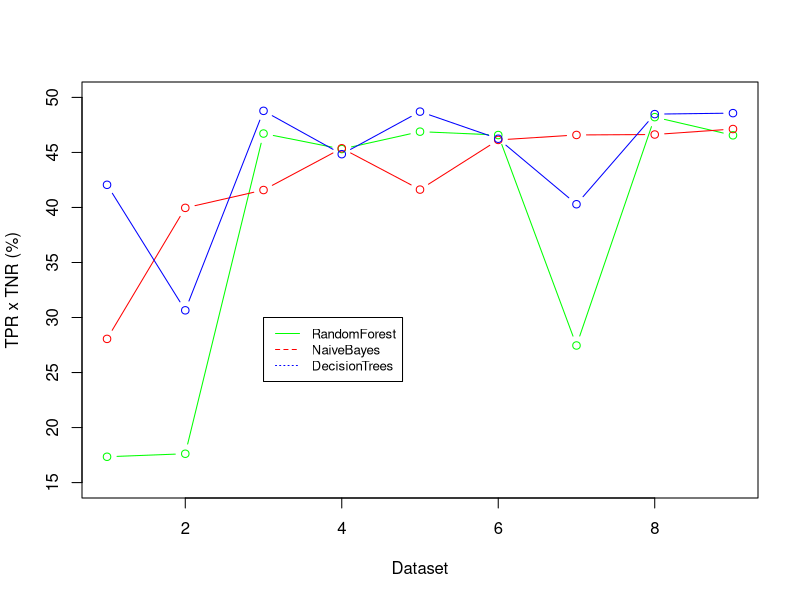
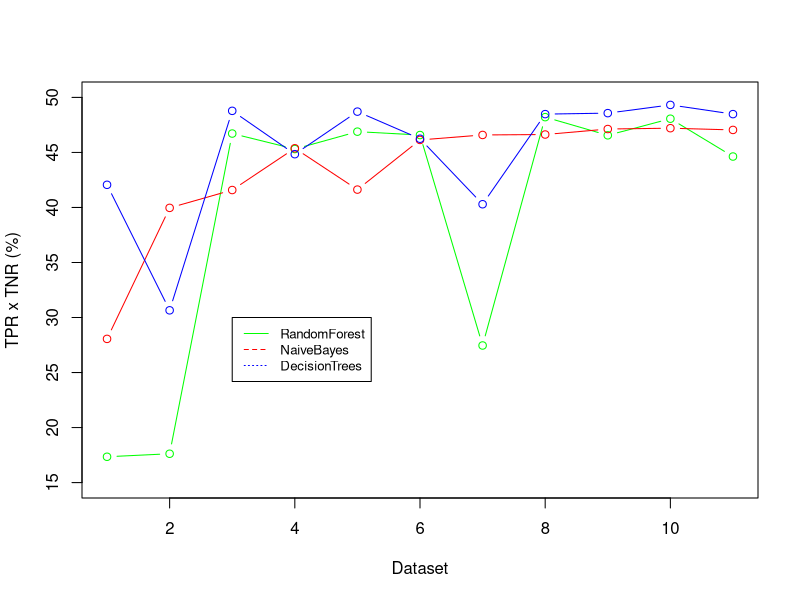
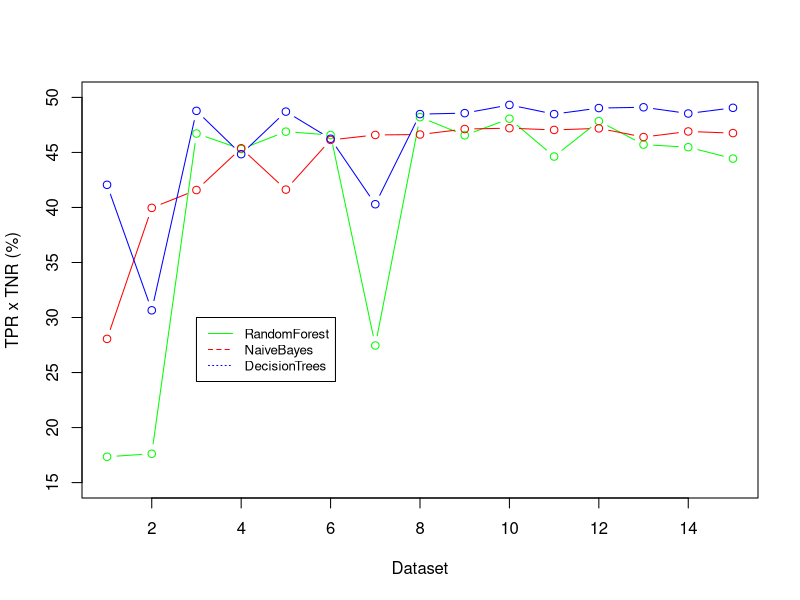
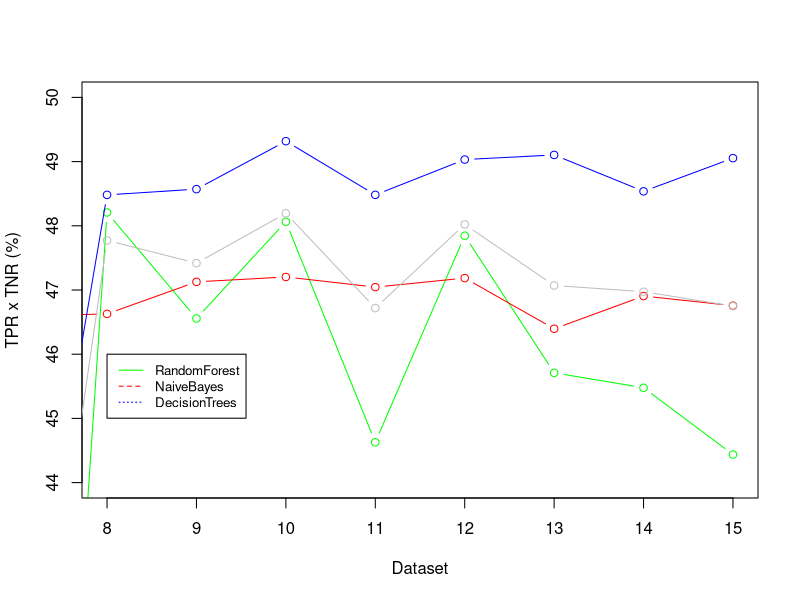
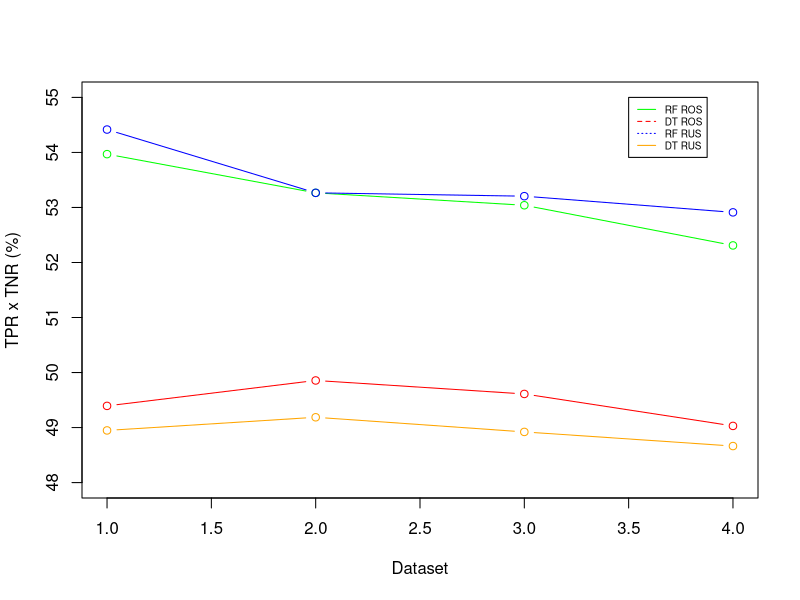
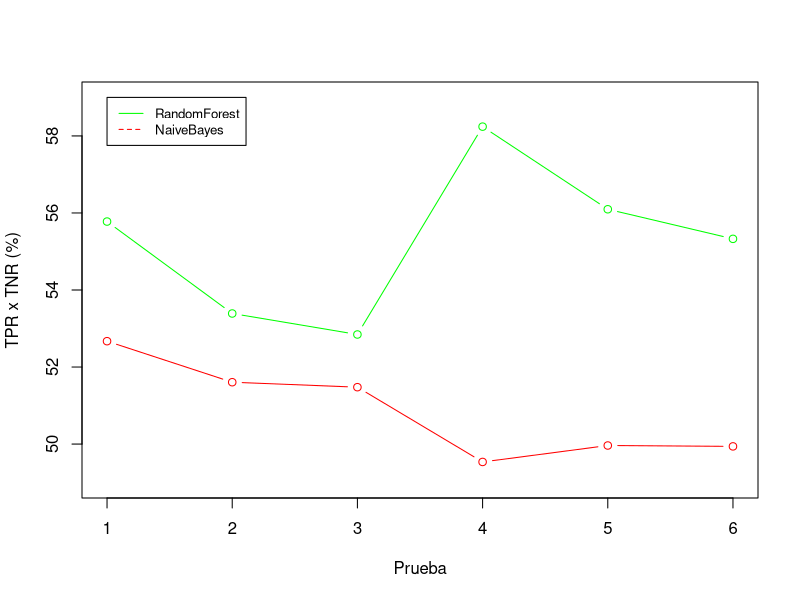

These figures' R source, in order:
random_forest <- c(17347,  17621, 46716, 45307, 46888, 46581, 27458, 48207, 46556)/1000
naive_bayes <- c(28059,    39963, 41584, 45379, 41623, 46136, 46588, 46628, 47127)/1000
decision_trees <- c(42059, 30654, 48779, 44841, 48708, 46244, 40293, 48482, 48571)/1000
  
#random_forest[1]=0
media = c(1:9)
mayor = 1
val_mayor = (random_forest[1]+naive_bayes[1]+decision_trees[1])
media[1] = val_mayor
for (i in 2:9){
  suma = (random_forest[i]+naive_bayes[i]+decision_trees[i])
  if (suma > val_mayor){
    val_mayor = suma
    mayor = i
  }
  media[i] = suma
}
media = media/3

plot(random_forest, ylim = c(15, 50), type = "b", col="green", ylab = "TPR x TNR (%)", xlab="Dataset")
lines(naive_bayes, col="red", type = "b")
lines(decision_trees, col="blue", type = "b")
legend(3, 30,legend=c("RandomForest", "NaiveBayes", "DecisionTrees"), col=c("green", "red", "blue"), lty=1:3, cex=0.8)



random_forest <- c(17347,  17621, 46716, 45307, 46888, 46581, 27458, 48207, 46556, 48064, 44628)/1000
naive_bayes <- c(28059,    39963, 41584, 45379, 41623, 46136, 46588, 46628, 47127, 47203, 47045)/1000
decision_trees <- c(42059, 30654, 48779, 44841, 48708, 46244, 40293, 48482, 48571, 49318, 48482)/1000

#random_forest[1]=0
media = c(1:11)
mayor = 1
val_mayor = (random_forest[1]+naive_bayes[1]+decision_trees[1])
media[1] = val_mayor
for (i in 2:11){
  suma = (random_forest[i]+naive_bayes[i]+decision_trees[i])
  if (suma > val_mayor){
    val_mayor = suma
    mayor = i
  }
  media[i] = suma
}
media = media/3

plot(random_forest, ylim = c(15, 50), type = "b", col="green", ylab = "TPR x TNR (%)", xlab="Dataset")
lines(naive_bayes, col="red", type = "b")
lines(decision_trees, col="blue", type = "b")
legend(3, 30,legend=c("RandomForest", "NaiveBayes", "DecisionTrees"), col=c("green", "red", "blue"), lty=1:3, cex=0.8)




random_forest <- c(17347,  17621, 46716, 45307, 46888, 46581, 27458, 48207, 46556, 48064, 44628, 47846, 45710, 45477, 44437)/1000
naive_bayes <- c(28059,    39963, 41584, 45379, 41623, 46136, 46588, 46628, 47127, 47203, 47045, 47186, 46396, 46906, 46756)/1000
decision_trees <- c(42059, 30654, 48779, 44841, 48708, 46244, 40293, 48482, 48571, 49318, 48482, 49032, 49104, 48537, 49054)/1000

#random_forest[1]=0
media = c(1:15)
mayor = 1
val_mayor = (random_forest[1]+naive_bayes[1]+decision_trees[1])
media[1] = val_mayor
for (i in 2:15){
  suma = (random_forest[i]+naive_bayes[i]+decision_trees[i])
  if (suma > val_mayor){
    val_mayor = suma
    mayor = i
  }
  media[i] = suma
}
media = media/3

plot(random_forest, ylim = c(15, 50), type = "b", col="green", ylab = "TPR x TNR (%)", xlab="Dataset")
lines(naive_bayes, col="red", type = "b")
lines(decision_trees, col="blue", type = "b")
legend(3, 30,legend=c("RandomForest", "NaiveBayes", "DecisionTrees"), col=c("green", "red", "blue"), lty=1:3, cex=0.8)

plot(random_forest,xlim = c(8,15), ylim = c(44, 50), type = "b", col="green", ylab = "TPR x TNR (%)", xlab="Dataset")
lines(naive_bayes, col="red", type = "b")
lines(decision_trees, col="blue", type = "b")
legend(8, 46,legend=c("RandomForest", "NaiveBayes", "DecisionTrees"), col=c("green", "red", "blue"), lty=1:3, cex=0.8)


lines(media, col = "grey", type="b")
#legend(2, 54,legend=c("RandomForest", "NaiveBayes", "DecisionTrees", "Media"), col=c("green", "red", "blue", "grey"), lty=1:4, cex=0.8)






rf_ros <- c(53969, 53265, 53040, 52310)/1000
dt_ros <- c(49394, 49856, 49611, 49030)/1000
rf_rus <- c(54416, 53266, 53205, 52911)/1000
dt_rus <- c(48948, 49187, 48921, 48664)/1000

#random_forest[1]=0
media = c(1:15)
mayor = 1
val_mayor = (random_forest[1]+naive_bayes[1]+decision_trees[1])
media[1] = val_mayor
for (i in 2:15){
  suma = (random_forest[i]+naive_bayes[i]+decision_trees[i])
  if (suma > val_mayor){
    val_mayor = suma
    mayor = i
  }
  media[i] = suma
}
media = media/3

plot(rf_ros, ylim = c(48, 55), type = "b", col="green", ylab = "TPR x TNR (%)", xlab="Dataset")
lines(dt_ros, col="red", type = "b")
lines(rf_rus, col="blue", type = "b")
lines(dt_rus, col="orange", type="b")
legend(3.5, 55,legend=c("RF ROS", "DT ROS", "RF RUS", "DT RUS"), col=c("green", "red", "blue", "orange"), lty=1:3, cex=0.6)











rff <- c(55777, 53390, 52845, 58241, 56096, 55328)/1000
dtf <- c(52671, 51606, 51477, 49536, 49963, 49940)/1000

plot(rff, ylim = c(49, 59), type = "b", col="green", ylab = "TPR x TNR (%)", xlab="Prueba")
lines(dtf, col = "red", type = "b")
legend(1,59,legend = c("RandomForest", "NaiveBayes"), col = c("green", "red"), lty=1:2,cex=0.8)
